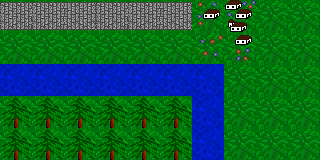

Below is a game level as drawn by its tile map, then a one-line description and the .tmx that defines it (tile-layer data replaced by summaries):
An orthogonal 10x5 tile map with 32x32 px tiles, 3 tile layers (Tile Layer 1, Tile Layer 2, Tile Layer 3) and 3 objects (teleport).

<map version="1.0" orientation="orthogonal" width="10" height="5" tilewidth="32" tileheight="32">
 <properties>
  <property name="start" value="0,0" />
 </properties>
 <tileset firstgid="1" name="tileset32" tilewidth="32" tileheight="32">
  <image source="tileset32.png" width="256" height="128" />
 </tileset>
 <layer name="Tile Layer 1" width="10" height="5">
  <data>[50 cells, 50 non-empty, 2 distinct tile ids]</data>
 </layer>
 <objectgroup name="Object Layer 1" width="10" height="5">
  <object x="0" y="64" width="224" height="32">
   <properties>
    <property name="collision" value="true" />
   </properties>
  </object>
  <object x="192" y="128" width="32" height="32">
   <properties>
    <property name="collision" value="true" />
   </properties>
  </object>
  <object type="teleport" x="224" y="0" width="32" height="32">
   <properties>
    <property name="collision" value="true" />
    <property name="teleport" value="cornelia" />
   </properties>
  </object>
 </objectgroup>
 <layer name="Tile Layer 2" width="10" height="5">
  <data>[50 cells, 10 non-empty, 6 distinct tile ids]</data>
 </layer>
 <layer name="Tile Layer 3" width="10" height="5">
  <data>[50 cells, 12 non-empty, 1 distinct tile ids]</data>
 </layer>
</map>